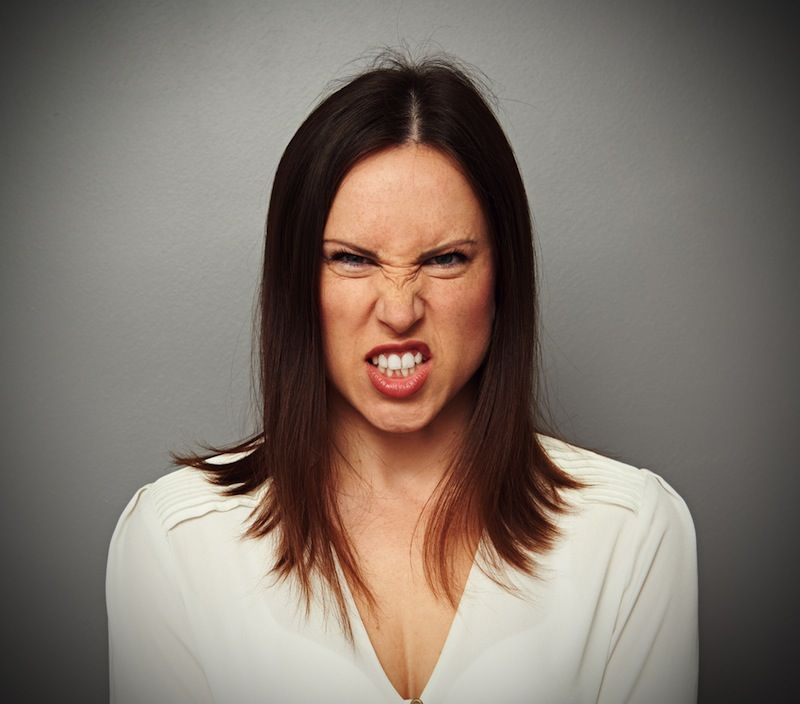
#> input picture imagens teste/angry.jpeg, 800 x 704 px, found by its file name
$ jupyter execute --allow-errors convert_img.ipynb
#> lines starting #> are read from the running program, lines starting #| are printed output that depends on the picture
*   Marcelo Kiochi Hatanaka nº 10295645
*   Rodrigo Mendes Andrade nº 10262721
*   Marcelo Isaias de Moraes Junior nº 10550218

*  Link para a implementação sequencial (EDA): https://www.edaplayground.com/x/h9DG
*  Link para a implementação em paralelo (EDA): https://www.edaplayground.com/x/agC5

[cell 1]
import numpy as np
import matplotlib.pyplot as plt
import matplotlib as mpl
import imageio
import cv2
from skimage import data, color
from skimage.transform import rescale, resize

[cell 2]
altura = 240
largura = 320
n_imagens = 3
num_arquivos = 4

[cell 3]
#adiciona ruido a imagem
def salt_n_pepper(img, rate=0.005):
  n, m = img.shape
  noisy = np.copy(img)

  for i in range(0, n):
    for j in range(0, m):
      num = np.random.randint(10000, size=1)
      if (num < rate*10000):
        noisy[i][j] = np.random.randint(2, size=1)*255

  return noisy

Pré-processamento da imagem para teste da Implementação Sequencial (minimizando recursos de hardware)

---

[cell 4]
# le imagem de teste e realiza pre processamento
# resize, grayscale, noise
angry = imageio.imread("angry.jpeg")
#> angry is the input picture: shape (704, 800, 3); mean R, G, B 129.3, 117.7, 108.5

image_resized = resize(angry, (altura, largura), anti_aliasing=True)
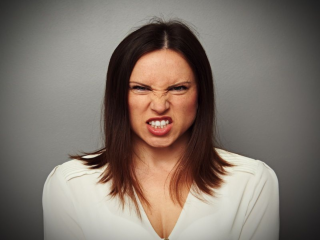
#> image_resized: shape (240, 320, 3) float64; mean R, G, B 0.507, 0.462, 0.426
grayimage = color.rgb2gray(image_resized) * 255
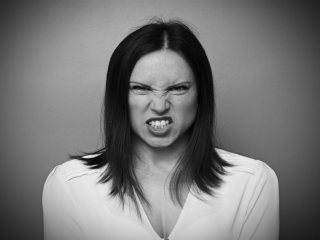
#> grayimage: shape (240, 320) float64; min 2.45, max 239.7, mean 119.5
img1 = grayimage.astype(np.uint8)
img1 = salt_n_pepper(img1)
#> after the loop in salt_n_pepper, `for i in range(0, n):`:
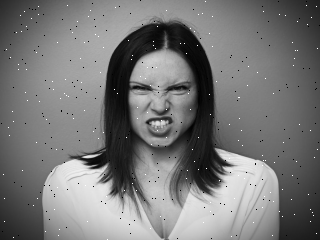
#> noisy: shape (240, 320); min 0, max 255, mean 119

[cell 5]
# compara imagem original com imagem pre-processada

plt.figure(figsize=(20, 20))
plt.subplot(121); plt.imshow(angry, cmap='gray', vmin=0, vmax=255); plt.axis('off')
plt.subplot(122); plt.imshow(img1, cmap='gray', vmin=0, vmax=255); plt.axis('off')
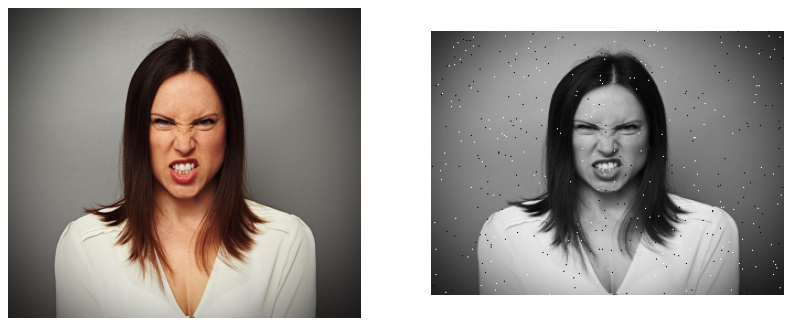
#> figure drawn by matplotlib, 2 panels

[cell 6]
# escreve matriz da imagem dividida em 4 arquivos

nome_arquivo = list("inputImg0.txt")
num_arquivos = 4
t = len(nome_arquivo)
for k in range(0, num_arquivos):
  nome_arquivo[t-5] = str(int(nome_arquivo[t-5])+1)
  img_file = open("".join(nome_arquivo), "w")

  for i in range((k*altura)//num_arquivos, ((k+1)*altura)//4):
    for j in range(0, largura):
      img_file.write(str(img1[i][j])+" ")

  img_file.close()
#> after the loop, nome_arquivo = ['i', 'n', 'p', 'u', 't', 'I', 'm', 'g', '4', '.', 't', 'x', 't']
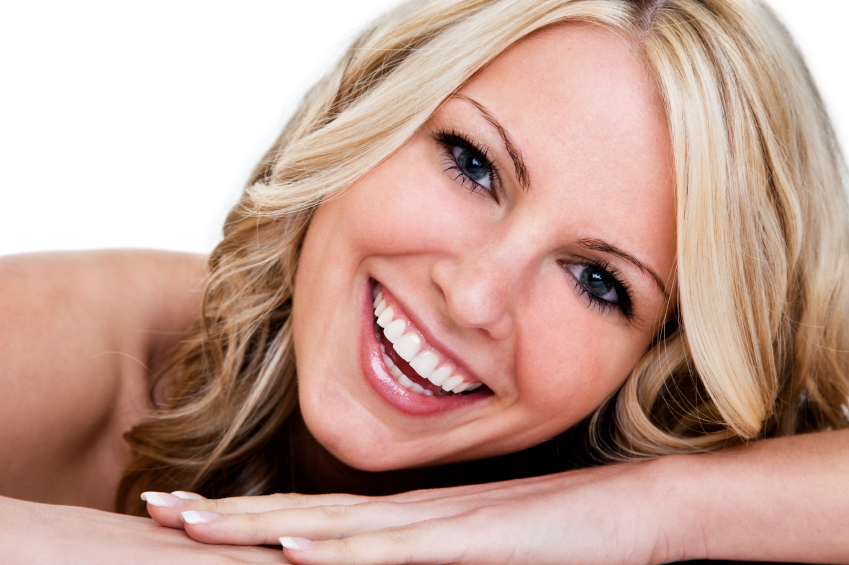
#> input picture imagens teste/imagem_teste1.jpg, 849 x 565 px, found by its file name
#> further down, img is the input picture: shape (565, 849, 3); mean R, G, B 196.3, 161.5, 149

Pré-processamento das imagens para teste da Implementação em Paralelo (maximizando throughput)

[cell 7]
# importa imagens de teste

nome_imagem = list("imagem_teste1.jpg")
originais = []
t = len(nome_imagem)

#> (the rest of this cell did not finish here and is left out)

[cell 8]
# realiza pre processamento
# resize, grayscale, noise
imagens = []
#> imagens = []
resized = []

#> (the rest of this cell did not finish here and is left out)
